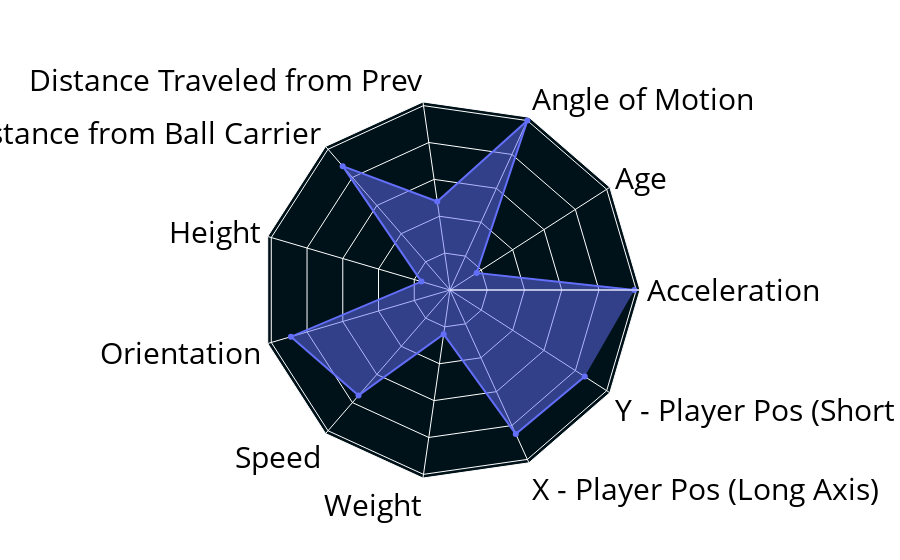
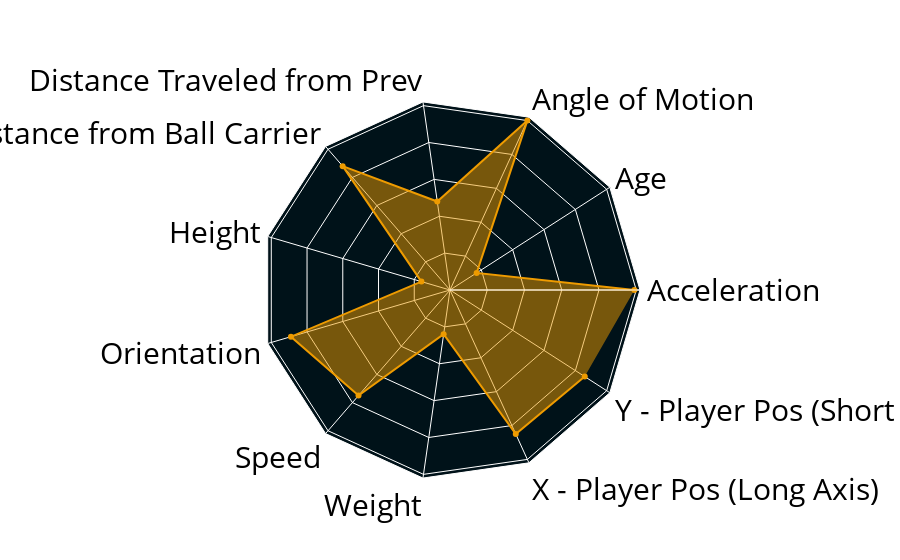

Notebook source saved alongside these figures, in order:
### Code cell
# Create a trace for the radar chart
long_names = ['Acceleration', 'Age', 'Angle of Motion', 'Distance Traveled from Prev','Distance from Ball Carrier', 'Height', 'Orientation', 'Speed', 
             'Weight', 'X - Player Pos (Long Axis)', 'Y - Player Pos (Short Axis']
import kaleido
custom_tickvals = [0, 10, 20, 30, 40, 50, 60, 70, 80, 90, 100]
custom_ticktext = [str(val) for val in custom_tickvals]

fig = go.Figure(layout = None)
fig = fig.add_trace(go.Scatterpolar(
      r=values,
      theta=long_names,
      fill='toself',
      name='Tackle Efficiency',
))

fig = fig.update_polars(angularaxis_showgrid=True,
              radialaxis_gridwidth=0,
              gridshape='linear',
              bgcolor="#001219",
              radialaxis_showticklabels=False
              )

fig.update_layout(plot_bgcolor='#FFFFFF', 
                      paper_bgcolor='rgba(0,0,0,0)', 
                      font=dict(color='black', size=30),)

fig = fig.update_traces(visible=True, 
                  marker=dict(color='#EE9B00'))

fig.show()
fig.write_image("./Images/feature_Importance_Radar.png", width = '1900', height = '1200')

### Figure 1 — Plotly figure (JSON) as saved in the notebook; plotly's stock layout.template omitted (floating-point values rounded to 4 significant figures)
{"data": [{"fill": "toself", "name": "Tackle Efficiency", "r": [99, 17, 100, 48, 88, 16, 89, 75, 24, 85, 86], "theta": ["Acceleration", "Age", "Angle of Motion", "Distance Traveled from Prev", "Distance from Ball Carrier", "Height", "Orientation", "Speed", "Weight", "X - Player Pos (Long Axis)", "Y - Player Pos (Short Axis"], "type": "scatterpolar"}], "layout": {"autosize": true, "font": {"color": "black", "size": 30}, "paper_bgcolor": "rgba(0, 0, 0, 0)", "plot_bgcolor": "#FFFFFF", "polar": {"angularaxis": {"showgrid": true, "type": "category"}, "bgcolor": "#001219", "gridshape": "linear", "radialaxis": {"autorange": true, "gridwidth": 0, "range": [0, 104.3], "showticklabels": false, "type": "linear"}}}}

### Figure 2 — Plotly figure (JSON) as saved in the notebook; plotly's stock layout.template omitted (floating-point values rounded to 4 significant figures)
{"data": [{"fill": "toself", "marker": {"color": "#EE9B00"}, "name": "Tackle Efficiency", "r": [99, 17, 100, 48, 88, 16, 89, 75, 24, 85, 86], "theta": ["Acceleration", "Age", "Angle of Motion", "Distance Traveled from Prev", "Distance from Ball Carrier", "Height", "Orientation", "Speed", "Weight", "X - Player Pos (Long Axis)", "Y - Player Pos (Short Axis"], "type": "scatterpolar", "visible": true}], "layout": {"autosize": true, "font": {"color": "black", "size": 30}, "paper_bgcolor": "rgba(0, 0, 0, 0)", "plot_bgcolor": "#FFFFFF", "polar": {"angularaxis": {"showgrid": true, "type": "category"}, "bgcolor": "#001219", "gridshape": "linear", "radialaxis": {"autorange": true, "gridwidth": 0, "range": [0, 104.3], "showticklabels": false, "type": "linear"}}}}
